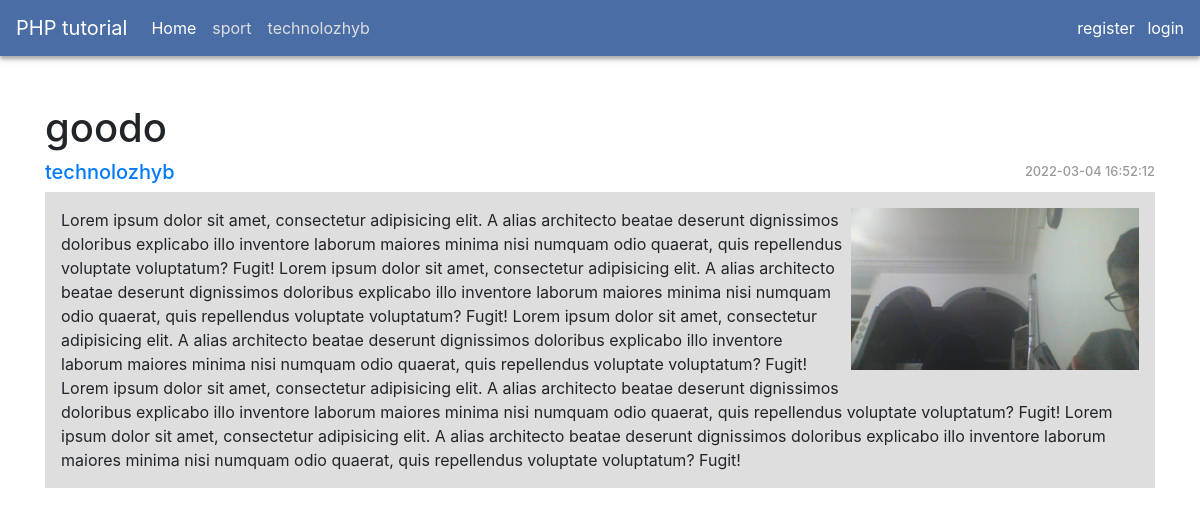
The page /show-post.php?post_id=5 on the database its author committed.
### tables this page shows
CREATE TABLE `categories` (
  `id` int(11) NOT NULL,
  `name` varchar(191) NOT NULL,
  `status` tinyint(4) NOT NULL DEFAULT '1',
  `updated_at` datetime DEFAULT NULL,
  `created_at` datetime NOT NULL
);

CREATE TABLE `posts` (
  `id` int(11) NOT NULL,
  `title` varchar(255) NOT NULL,
  `body` text NOT NULL,
  `category_id` int(11) NOT NULL,
  `image` varchar(191) DEFAULT NULL,
  `status` tinyint(4) NOT NULL DEFAULT '1',
  `updated_at` datetime DEFAULT NULL,
  `created_at` datetime NOT NULL
);

### functions/helpers.php (called while the page is built, shortened)
<?php
function url($url){
    return  trim(BASE_URL , '/ ') . '/' . trim($url , '/ ');
}
function asset($file){
    return  trim(BASE_URL , '/ ') . '/' . trim($file , '/ ');
}

### show-post.php (the view, shortened to what this page needs)
<?php require_once  'functions/helpers.php' ?>
<?php
global $pdo;
if ((isset($_GET['post_id']) && !empty($_GET['post_id']))) {
    $query = "select posts.* , categories.name as category_name  from posts
    join categories on posts.category_id = categories.id where posts.status = 1 and posts.id = ?";
    $stmt = $pdo->prepare($query);
    $stmt->execute([$_GET['post_id']]);
    $post = $stmt->fetch();
    $notFound = false;
}else{
    $notFound = true;
}
?>
<!DOCTYPE html>
<html lang="en">
<head>
    <?php require_once  'layouts/header.php'?>
</head>
<body>
<section id="app">
    <?php require_once "layouts/top-nav.php"?>
    <section class="container my-5">
        <section class="row">
            <?php if ($notFound == false) { ?>
            <section class="col-md-12">
                <h1><?= $post->title ?></h1>
                <h5 class="d-flex justify-content-between align-items-center">
                    <a href="<?= url('category.php?category_id=' . $post->category_id) ?>"><?= $post->category_name ?></a>
                    <span class="date-time"><?= $post->created_at ?></span>
                </h5>
                <article class="bg-article p-3">
                    <img class="float-right mb-2 ml-2" style="width: 18rem;" src="<?= asset($post->image) ?>" alt="">
                    <?= $post->body ?>
                </article>
            </section>
            <?php }else{ ?>
                <h2>post not found!</h2>
            <?php } ?>
        </section>
    </section>
</section>
</body>
</html>

### layouts/top-nav.php (shortened to what this page needs)
<link rel="stylesheet" href="../assets/css/bootstrap.min.css" media="all" type="text/css">
<link rel="stylesheet" href="../assets/css/style.css" media="all " type="text/css ">
<nav class="navbar navbar-expand-lg navbar-dark bg-blue ">
    <a class="navbar-brand " href="<?= url('panel') ?>">PHP tutorial</a>
    <div class="collapse navbar-collapse " id="navbarSupportedContent ">
        <ul class="navbar-nav mr-auto ">
            <li class="nav-item active ">
                <a class="nav-link " href="<?= url('index.php') ?>">Home <span class="sr-only ">(current)</span></a>
            </li>
            <?php global $pdo;
            $query = "select * from categories";
            $stmt = $pdo->prepare($query);
            $stmt->execute();
            $categories = $stmt->fetchAll();
            ?>
            <?php foreach ($categories as $category) : ?>
            <li class="nav-item ">
                <a class="nav-link " href="<?= url('category.php?category_id=' . $category->id) ?>"><?= $category->name ?></a>
            </li>
            <?php endforeach; ?>
        </ul>
    </div>
    <section class="d-inline ">
        <?php if (!isset($_SESSION['user'])) {  ?>
            <a class="text-decoration-none text-white px-2 " href="<?= url('auth/register.php') ?>">register</a>
            <a class="text-decoration-none text-white " href="<?= url('auth/login.php') ?>">login</a>
        <?php }else{ ?>
            <a class="text-decoration-none text-white px-2 " href="<?= url('auth/logout.php') ?>">logout</a>
        <?php }  ?>
    </section>
</nav>

### assets/css/style.css (style rules this page uses)
.bg-blue { background-color: rgb(74,109,165); box-shadow: 0px 3px 4px #aaaaaa, 0px 4px 8px #ededed; }
.nav-link { color: #dedede!important; }
.active > .nav-link { color: #ffffff!important; }
.bg-article { background-color: #dedede; }
.date-time { color: #999; font-size: .8rem; }

### rows shown on the page
categories: name "sport"
categories: name "technolozhyb"
posts: title "goodo", category.name "technolozhyb", created_at "2022-03-04 16:52:12", image (picture), body "Lorem ipsum dolor sit amet, consectetur adipisicing elit. A alias architecto beatae deserunt dignissimos doloribus explicabo illo inventore laborum maiores minima nisi numquam odio quaerat, quis repellendus voluptate voluptatum? Fugit! Lorem ipsum dolor sit amet, consectetur adipisicing elit. A alias architecto beatae deserunt dignissimos doloribus explicabo illo inventore laborum maiores minima nisi numquam odio quaerat, quis repellendus voluptate voluptatum? Fugit! Lorem ipsum dolor sit amet, consectetur adipisicing elit. A alias architecto beatae deserunt dignissimos doloribus explicabo illo inventore laborum maiores minima nisi numquam odio quaerat, quis repellendus voluptate…"
